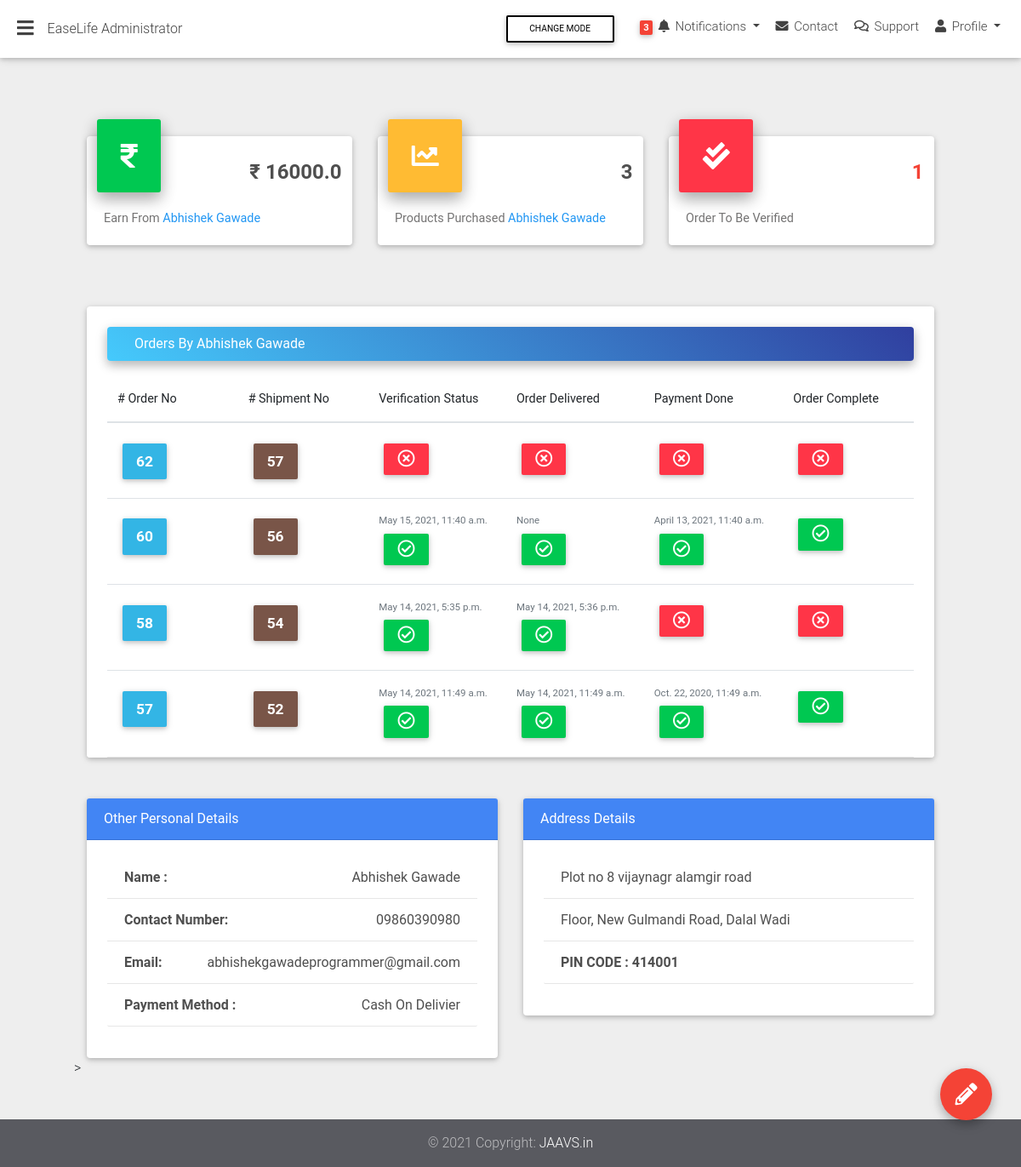
Page /easylife-admin/user-details/1/ on the earlier database version.
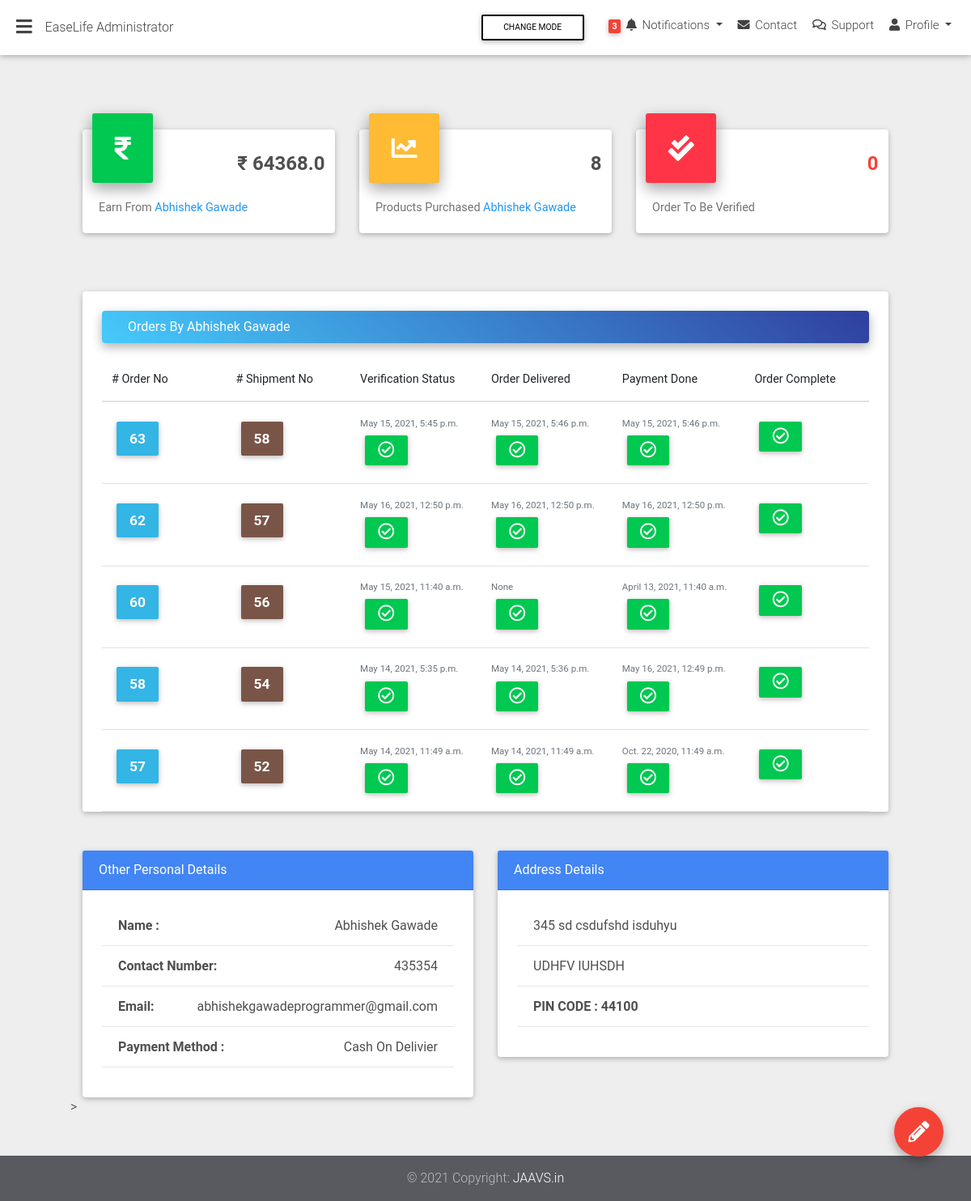
Same page on the later database version.
### base/models.py (models this page shows, shortened)
class ShippmentOrder(models.Model):
    user=models.ForeignKey(settings.AUTH_USER_MODEL,on_delete=models.CASCADE)
    order=models.ForeignKey('Order',on_delete=models.CASCADE)
    verify_order = models.BooleanField(default=False,blank=True)
    verify_done_date= models.DateTimeField(blank=True,null=True)
    delivered= models.BooleanField(default=False,blank=True)
    delivered_done_date= models.DateTimeField(blank=True,null=True)
    payment_done=models.BooleanField(default=False,blank=True)
    payment_done_date= models.DateTimeField(blank=True,null=True)
    report_spam=models.BooleanField(default=False,blank=True)
    description=models.TextField(max_length=250,blank=True)
    class Meta:
        verbose_name = "ShippmentOrder"
        verbose_name_plural = "ShippmentOrders"

class Order(models.Model):
    user = models.ForeignKey(settings.AUTH_USER_MODEL,on_delete=models.CASCADE)
    items =models.ManyToManyField(OrderItem)
    ordered = models.BooleanField(default=False)
    start_date =models.DateTimeField(auto_now_add=True)
    ordered_date = models.DateTimeField()
    billing_address=models.ForeignKey('BillingAddress',on_delete=models.SET_NULL,blank=True,null=True)
    def get_total(self):
        total=0
        for order_item in self.items.all():
            total +=order_item.get_final_price()
        return total

class BillingAddress(models.Model):
    user=models.ForeignKey(settings.AUTH_USER_MODEL,on_delete=models.CASCADE)
    city=models.CharField(choices=MAHARASHTRA_DISTRICTS,max_length=2,default='Mu')
    phone_number=models.CharField(max_length=20)
    street_address=models.CharField(max_length=250)
    apartment_address=models.CharField(max_length=250)
    pin_code=models.CharField(max_length=10)
    payment_option = models.CharField(choices=PAYMENTS_CHOICES,max_length=1,default='S')
    class Meta:
        verbose_name = ("Billing Address")
        verbose_name_plural = ("Billing Adresss")

### easylife_admin/views.py (the view)
# urls.py: path('user-details/<pk>/', user_details, name='user_details'),
def user_details(request,pk):
	user=get_object_or_404(User,pk=pk)
	shippment_order_user= ShippmentOrder.objects.filter(user=user)
	earn_money=0
	item_purchased=0
	no_verified=ShippmentOrder.objects.filter(user=user,verify_order=False).count()
	for shippment_order in shippment_order_user.filter(verify_order=True,payment_done=True):
		earn_money+=shippment_order.order.get_total()
		item_purchased+=shippment_order.order.items.count()
	return render(request,'easylife_admin/user_detail_view.html',{
		'shippment_order_user':shippment_order_user[::-1],
		'user':user,'earn_money':earn_money,'item_purchased':item_purchased,'no_verified':no_verified,'last_order':shippment_order_user.last()})

### base/models.py (called while the page is built)
    def get_total_item_price(self):
        return self.qauntity * self.item.price

    def get_total_discount_price(self):
        return self.qauntity * self.item.discount_price

    def get_final_price(self):
        if self.item.discount_price:
            return self.get_total_discount_price()
        return self.get_total_item_price()

### templates/easylife_admin/user_detail_view.html (shortened to what the changed rows need)
{% extends "easylife_admin/admin_base.html" %}
{% load static %}
{% block content %}
    <div class="container-fluid">
      <section class="mt-md-4 pt-md-2 mb-5 pb-4">
        <div class="row">
          <div class="col-xl-4 col-md-6 mb-xl-0 mb-4">
            <div class="card card-cascade cascading-admin-card">
              <div class="admin-up">
                <div class="data">
                  <h4 class="font-weight-bold dark-grey-text">₹ {{earn_money}}</h4>
                </div>
              </div>
            </div>
          </div>
          <div class="col-xl-4 col-md-6 mb-xl-0 mb-4">
            <div class="card card-cascade cascading-admin-card">
              <div class="admin-up">
                <div class="data">
                  <h4 class="font-weight-bold dark-grey-text">{{item_purchased}}</h4>
                </div>
              </div>
            </div>
          </div>
          <div class="col-xl-4 col-md-6 mb-md-0 mb-4">
            <div class="card card-cascade cascading-admin-card">
              <div class="admin-up">
                <div class="data">
                  <h4 class="font-weight-bold danger-grey-text">
                    <span class="red-text">{{no_verified}}</span>
                  </h4>
                </div>
              </div>
            </div>
          </div>
        </div>
      </section>
      <section class="mb-5">
        <div class="card card-cascade narrower">
          <section>
            <br>
            <div class="card card-cascade narrower z-depth-0">
              <div class="px-4">
                <div class="table-responsive">
                  <table class="table table-hover mb-0">
                    <thead>
                      <tr>
                        <th class="th-lg"># Order No</th>
                        <th class="th-lg"># Shipment No</th>
                        <th class="th-lg">Verification Status</th>
                        <th class="th-lg">Order Delivered </th>
                        <th class="th-lg">Payment Done</th>
                        <th class="th-lg">Order Complete</th>
                      </tr>
                    </thead>
                    <tbody>
                      {% for row in shippment_order_user %}
                      <tr>
                        <td>
                       <a href="{% url 'easylife_admin:order-review' row.order.id row.id user.id %}" style="color:white">
                            <button type="button" class="btn btn-info btn-sm px-3">
                              <b style="font-size:170%">{{row.order.id}}</b>
                            </button>
                      </a>
                      </td>
                        <td>
                        <a href='{% url 'easylife_admin:order-review' row.order.id row.id user.id %}' style="color:white">
                            <button type="button" class="btn btn-brown waves-effect waves-light btn-sm px-3">
                              <b style="font-size:170%">{{row.id}}</b>
                            </button>
                      </a>
                      </td>
                        <td>
                          {% if  row.verify_order %}
                          <p  class="fs-6 text-muted" style="font-size:80%;margin-bottom:0;">{{row.verify_done_date}}</p>
                          <button type="button" class="btn btn-success btn-sm px-3">
                              <i class="far fa-check-circle fa-2x"></i>
                            </button>
                          {% else %}
                                <button type="button" class="btn btn-danger btn-sm px-3">
                             <i class="far fa-times-circle fa-2x"></i>
                            </button>
                          {% endif %}
                      </td>
                        <td>
                                {% if  row.delivered %}
                                <p  class="fs-6 text-muted" style="font-size:80%;margin-bottom:0;">{{row.delivered_done_date}}</p>
                                  <button type="button" class="btn btn-success btn-sm px-3">
                                      <i class="far fa-check-circle fa-2x"></i>
                                      </button>
                                {% else %}
                                    <button type="button" class="btn btn-danger btn-sm px-3">
                                      <i class="far fa-times-circle fa-2x"></i>
                                    </button>
                                {% endif %}
                        </td>
                        <td>
                         {% if  row.payment_done %}
                         <p  class="fs-6 text-muted" style="font-size:80%;margin-bottom:0;">{{row.payment_done_date}}</p>
                          <button type="button" class="btn btn-success btn-sm px-3">
                              <i class="far fa-check-circle fa-2x"></i>
                          {% else %}
                                <button type="button" class="btn btn-danger btn-sm px-3">
                             <i class="far fa-times-circle fa-2x"></i>
                            </button>
                          {% endif %}
                        </td>
                        <td>{% if  row.payment_done_date %}
                          <button type="button" class="btn btn-success btn-sm px-3">
                              <i class="far fa-check-circle fa-2x"></i>
                          {% else %}
                                <button type="button" class="btn btn-danger btn-sm px-3">
                             <i class="far fa-times-circle fa-2x"></i>
                          </button>
                          {% endif %}
                        </td>
                      </tr>
                      {% endfor %}
                    </tbody>
                  </table>
                </div>
              </div>
            </div>
          </section>
        </div>
      </section>
      <section class="mb-5">
        <div class="row">
          <div class="col-lg-6 col-md-12 mb-lg-0 mb-4">
            <div class="card">
              <div class="card-body text-center px-4 mb-3">
                <div class="list-group list-panel">
                  <span  class="list-group-item d-flex justify-content-between dark-grey-text">
                    <span class="float-left" style="font-weight: bold">Name :</span>{{user.get_full_name}}
                  </span>
                  <span  class="list-group-item d-flex justify-content-between dark-grey-text">
                    <span class="float-left" style="font-weight: bold">Contact Number:</span>{{last_order.order.billing_address.phone_number}}
                  </span>
                  <span  class="list-group-item d-flex justify-content-between dark-grey-text">
                    <span class="float-left" style="font-weight: bold">Email:</span>{{user.email}}
                  </span>
                  <span  class="list-group-item d-flex justify-content-between dark-grey-text">
                    <span class="float-left" style="font-weight: bold">Payment Method :</span>{{last_order.order.billing_address.get_payment_option_display}}
                  </span>
                </div>
              </div>
            </div>
          </div>
          <div class="col-lg-6 col-md-12 mb-lg-0 mb-4">
            <div class="card">
              <div class="card-body text-center px-4 mb-3">
                <div class="list-group list-panel">
                  <span  class="list-group-item d-flex justify-content-between dark-grey-text">
                    {{last_order.order.billing_address.street_address}}
                  </span>
                     <span  class="list-group-item d-flex justify-content-between dark-grey-text">
                    {{last_order.order.billing_address.apartment_address}}
                  </span>
                    <span  class="list-group-item d-flex justify-content-between dark-grey-text">
                    <span class="float-left" style="font-weight: bold">PIN CODE  : {{last_order.order.billing_address.pin_code}}</span>
                  </span>
                </div>
              </div>
            </div>
          </div>>
        </div>
      </section>
    </div>
{% endblock content %}

Differences in the rows shown:
added ShippmentOrder: order.id "63", id "58", verify_done_date "May 15, 2021, 5:45 p.m.", delivered_done_date "May 15, 2021, 5:46 p.m.", payment_done_date "May 15, 2021, 5:46 p.m.", order.billing_address.phone_number "435354", order.billing_address.payment_option "Cash On Delivier", order.billing_address.street_address "345 sd csdufshd isduhyu", order.billing_address.apartment_address "UDHFV IUHSDH", order.billing_address.pin_code "44100"
changed ShippmentOrder id 57: verify_order False → True (drawn); verify_done_date (not shown) → "May 16, 2021, 12:50 p.m."; delivered False → True (drawn); delivered_done_date (not shown) → "May 16, 2021, 12:50 p.m."; payment_done False → True (drawn); payment_done_date (not shown) → "May 16, 2021, 12:50 p.m."
changed ShippmentOrder id 54: payment_done False → True (drawn); payment_done_date (not shown) → "May 16, 2021, 12:49 p.m."
Other differences:
{{ earn_money }}: "16000.0" → "64368.0"
{{ item_purchased }}: "3" → "8"
{{ no_verified }}: "1" → "0"
{{ last_order.order.billing_address.phone_number }}: "09860390980" → "435354"
{{ last_order.order.billing_address.street_address }}: "Plot no 8 vijaynagr alamgir road" → "345 sd csdufshd isduhyu"
{{ last_order.order.billing_address.apartment_address }}: "Floor, New Gulmandi Road, Dalal Wadi" → "UDHFV IUHSDH"
{{ last_order.order.billing_address.pin_code }}: "414001" → "44100"
